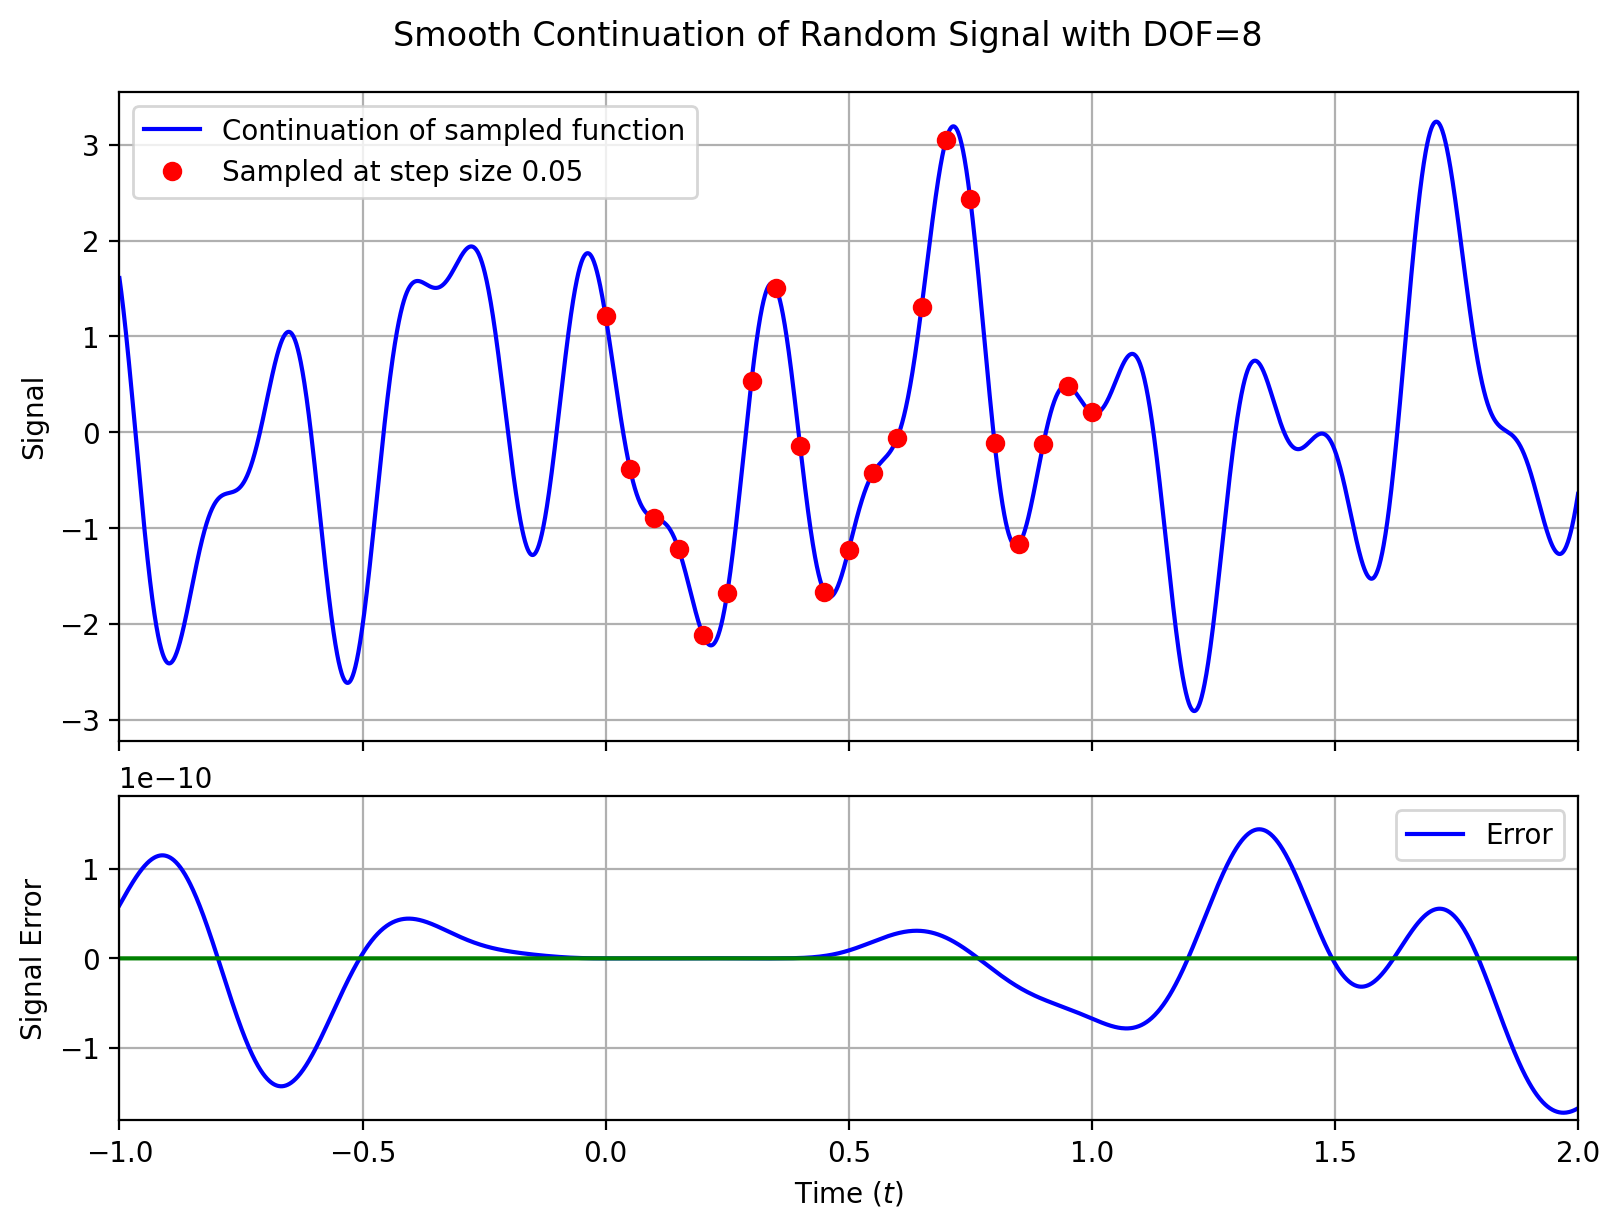

Python code for this plot:
import matrixfuncs as mf
import numpy as np
import matplotlib.pyplot as plt


def est_M(sampled_vec):
  '''Estimate transition matrix M from sampled function values.
  
  Parameters
  ----------
  sampled_vec : ndarray of shape (dim, N)
    A matrix where each column represents function values over a time window.

  Returns
  -------
  M : ndarray of shape (dim, dim)
    The estimated transition matrix that best maps sampled_vec[:, :-1] to sampled_vec[:, 1:].
  '''
  dim = sampled_vec.shape[0]
  r = range(sampled_vec.shape[1] - dim)
  Ms = [np.linalg.solve(sampled_vec.T[k:k+dim], sampled_vec.T[k+1:k+1+dim]).T for k in r]
  M = np.mean(Ms, 0)
  return M


# Number of frequency components
num = 4

# Generate random function coefficients and frequencies
f_coeffs = np.random.randn(num)
f_freqs = 2*np.pi/(.1 + .9*np.random.rand(num))

# Define the reference function as a weighted sum of sines and cosines
f_ref = lambda t: f_coeffs @ np.concat([np.sin(f_freqs[:num//2]*t), np.cos(f_freqs[num//2:]*t)])

# Sample function values over a finite time range
t_sampled = np.linspace(0, 1, 5*num+1)
f_sampled = np.array(list(map(f_ref, t_sampled)))

# Construct sampled windows for transition matrix estimation
f_sampled_window = np.array([f_sampled[np.arange(i, i+2*num)] for i in range(len(t_sampled) - 2*num)]).T
M = est_M(f_sampled_window)
assert np.allclose(M @ f_sampled_window[:, :-1], f_sampled_window[:, 1:])


# Define evaluation times for function continuation
ts = np.linspace(-1, 2, 4000)
dt_sample = t_sampled[1] - t_sampled[0]
assert np.allclose(t_sampled[1:], t_sampled[:-1] + dt_sample)

# Define the function to be applied to the matrix
f = lambda x: x ** (ts / dt_sample)

# Convert the transition matrix into a functional array representation
arr = mf.FArray.from_matrix(M)

# Define initial left-hand side and right-hand side vectors
v0_lhs = (np.arange(f_sampled_window.shape[0])==0)*1.
v0_rhs = f_sampled_window[:, 0]

# Compute the function applied to the matrix and evaluate it
vals = v0_lhs @ arr @ v0_rhs  # Compute matrix function application
f_M = vals(f)  # Evaluate the function over the time steps


# Plot the computed function values
fig, (ax, bx) = plt.subplots(2, figsize=(8, 6), sharex=True, gridspec_kw={'height_ratios': [2, 1]})
fig.suptitle(f'Smooth Continuation of Random Signal with DOF={2*num}')
fig.tight_layout(pad=1.)

# Plot the reconstructed function
ax.plot(ts, f_M, 'b-', label='Continuation of sampled function')
ax.plot(t_sampled, f_sampled, 'ro', label=f'Sampled at step size {dt_sample}')
ax.set_xlim(-1, 2)
ax.set_ylabel('Signal')
ax.legend()
ax.grid(True)

# Compute error between estimated function and reference function
err = f_M - np.array([f_ref(t) for t in ts])

# Plot the error
bx.plot(ts, err, 'b-', label='Error')
bx.plot(ts, np.zeros_like(ts), 'g-')
bx.set_ylim(np.array([-1.05, 1.05]) * np.max(abs(err)))
bx.set_xlabel('Time ($t$)')
bx.set_ylabel('Signal Error')
bx.legend()
bx.grid(True)

# Display and save the plot
plt.show(fig)
fig.savefig('many_frequencies.png', dpi=200, bbox_inches='tight')
